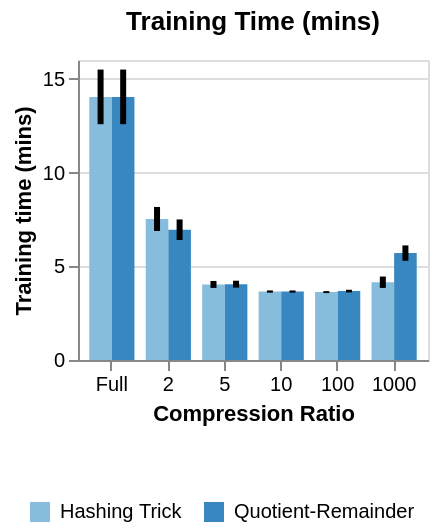

The notebook cell this image was saved under:
### Code cell
bars = alt.Chart(df, width=175, height=150, title=alt.Title("Training Time (mins)", offset=12)).mark_bar().encode(
    x=alt.X("compression_ratio", title="Compression Ratio", sort=["Full", "2", "5", "10", "100", "1000"]).axis(labelAngle=0),
    xOffset=alt.XOffset("embedding", title=""),
    y=alt.Y("mean(train_time_min)", title="Training time (mins)"),
color=alt.Color("embedding", title="", legend=alt.Legend(orient="none", legendX=-25, legendY=220, direction="horizontal")).scale(scheme="blues"),
)

error = alt.Chart(df).mark_errorbar(thickness=3).encode(
    x=alt.X("compression_ratio", title="Compression Ratio", sort=["Full", "2", "5", "10", "100", "1000"]).axis(labelAngle=0),
    xOffset=alt.XOffset("embedding", title=""),
    y=alt.Y("train_time_min", title="Training time (mins)"),
)

time_chart = bars + error
time_chart

### Figure 1 — Vega-Lite specification as saved in the notebook (floating-point values rounded to 4 significant figures; data arrays with more than 128 entries replaced by an {"elided": "..."} marker saying what was removed)
{"config": {"view": {"continuousWidth": 300, "continuousHeight": 300}}, "layer": [{"mark": {"type": "bar"}, "encoding": {"color": {"field": "embedding", "legend": {"direction": "horizontal", "legendX": -25, "legendY": 220, "orient": "none"}, "scale": {"scheme": "blues"}, "title": "", "type": "nominal"}, "x": {"axis": {"labelAngle": 0}, "field": "compression_ratio", "sort": ["Full", "2", "5", "10", "100", "1000"], "title": "Compression Ratio", "type": "nominal"}, "xOffset": {"field": "embedding", "title": "", "type": "nominal"}, "y": {"aggregate": "mean", "field": "train_time_min", "title": "Training time (mins)", "type": "quantitative"}}, "title": {"text": "Training Time (mins)", "offset": 12}}, {"mark": {"type": "errorbar", "thickness": 3}, "encoding": {"x": {"axis": {"labelAngle": 0}, "field": "compression_ratio", "sort": ["Full", "2", "5", "10", "100", "1000"], "title": "Compression Ratio", "type": "nominal"}, "xOffset": {"field": "embedding", "title": "", "type": "nominal"}, "y": {"field": "train_time_min", "title": "Training time (mins)", "type": "quantitative"}}}], "data": {"name": "data-c855edd3a75e7297cd63c71cc3721470"}, "height": 150, "width": 175, "$schema": "https://vega.github.io/schema/vega-lite/v5.20.1.json", "datasets": {"data-c855edd3a75e7297cd63c71cc3721470": {"elided": "360 records"}}}
